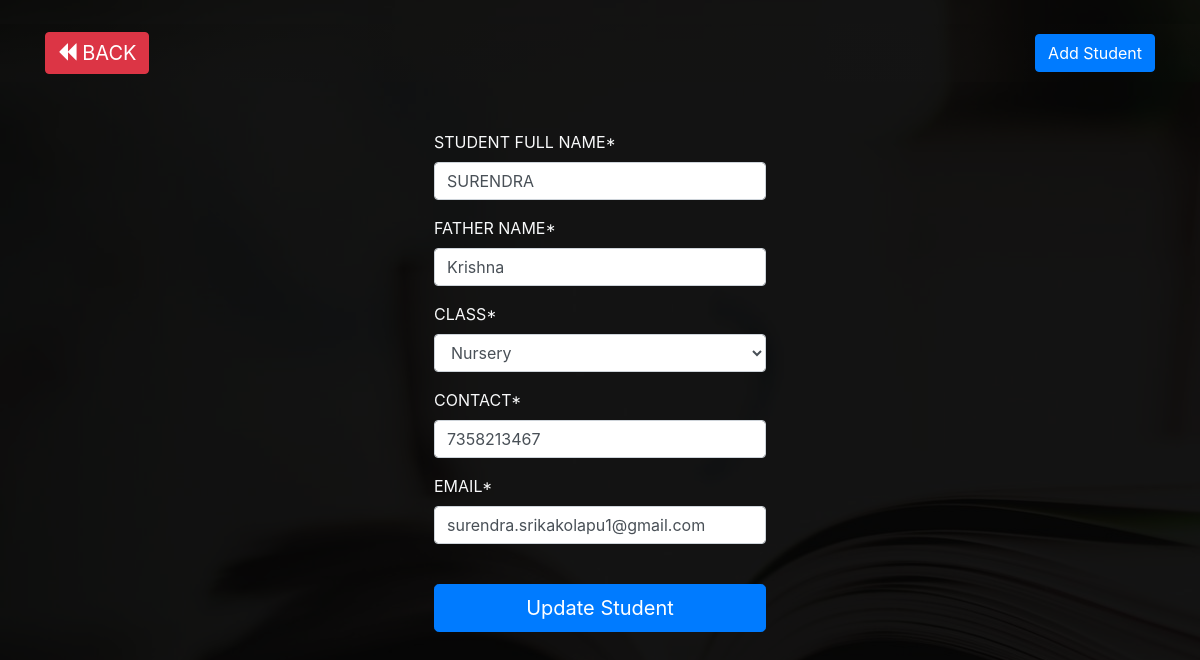
Screenshot of /ad/update/45 (signed in) with the database file from the repository.
### admissions/models.py (models this page shows, shortened)
class Student(models.Model):
    name = models.CharField(max_length=1000 , verbose_name = "STUDENT FULL NAME" )
    fathername = models.CharField(max_length=1000 , verbose_name = "FATHER NAME")
    CLASSNAME_CHOICES =(
         ('Nursery' , 'Nursery'),
         ('L.K.G' , 'L.K.G'),
         ('U.K.G' , 'U.K.G'),
         ('1ˢᵗ' , '1ˢᵗ'),
         ('2ⁿᵈ' , '2ⁿᵈ'),
         ('3ʳᵈ' , '3ʳᵈ'),
         ('4ᵗʰ' , '4ᵗʰ'),
         ('5ᵗʰ' , '5ᵗʰ'),
         ('6ᵗʰ' , '6ᵗʰ'),
         ('7ᵗʰ' , '7ᵗʰ'),
         ('8ᵗʰ' , '8ᵗʰ'),
         ('9ᵗʰ' , '9ᵗʰ'),
         ('10ᵗʰ' , '10ᵗʰ'),
    )
    classname = models.CharField(max_length=30 , choices=CLASSNAME_CHOICES , verbose_name = "CLASS")
    contact = models.CharField(max_length=30 , verbose_name = "CONTACT")
    email = models.EmailField(null = True , verbose_name = "EMAIL")

### admissions/views.py (the view)
# urls.py: path('update/<int:id>', updatestudent),
@login_required
def updatestudent(request,id):
    s = Student.objects.get(id=id)
    form = StudentModelForm(instance=s)
    dict = {'form':form}
    if request.method == 'POST':
        form = StudentModelForm(request.POST,instance=s)
        if form.is_valid():
            form.save()
        return redirect("/ad/newadm/")
    return render(request,'admissions/update-student.html', dict);

### admissions/forms.py
class StudentModelForm(forms.ModelForm):
    class Meta:
        model = Student
        fields = ['name' , 'fathername' , 'classname' , 'contact' , 'email']

### templates/admissions/update-student.html (shortened to what this page needs)
{% load static %}
<html>
<head>
    <link rel="stylesheet" href="https://stackpath.bootstrapcdn.com/bootstrap/4.4.1/css/bootstrap.min.css">
    <link rel="stylesheet" href="path/to/font-awesome/css/font-awesome.min.css">
    <link rel="stylesheet" href="https://cdnjs.cloudflare.com/ajax/libs/font-awesome/4.7.0/css/font-awesome.min.css">
    <link rel="stylesheet" href="https://cdnjs.cloudflare.com/ajax/libs/twitter-bootstrap/4.5.2/css/bootstrap.css">
    <link rel="stylesheet" href="https://cdn.datatables.net/1.10.25/css/dataTables.bootstrap4.min.css">
</head>
<body class="img-fluid base-image" style="background-image:linear-gradient(rgba(0, 0, 0, 0.9),rgba(0, 0, 0, 0.9)),url('{% static "images/index7.jpg" %}')">
    {% load crispy_forms_tags %}
    <br>
    <nav style="background-image:linear-gradient(rgba(0, 0, 0, 0.9),rgba(0, 0, 0, 0.9)),url('{% static "images/index7.jpg" %}')" class="navbar navbar-expand-sm sticky-top navbar-dark">
        <div class="container">
            <a class="navbar-brand btn btn-danger" href="/ad/newadm/"><i style="color:white;" class="fa fa-backward fa-sm" aria-hidden="true"></i> BACK</a>
            <div class="" id="navbar1">
                <ul class="navbar-nav ml-auto">
                    <li class="nav-item active">
                        <button type="button" class="btn btn-primary" data-toggle="modal" data-target="#exampleModalCenter">
                            Add Student
                        </button>
                    </li>
                </ul>
            </div>
        </div>
    </nav>
    <div class="row update-form">
        <div class="col-4">
        </div>
        <div class="col-lg-4">
            <div class="admission-form"><br>
                <form class="text-light m-4" method="POST">
                    {{form|crispy}}
                    <br>
                    <input class="btn btn-block btn-primary btn-lg" type="submit" name="" value="Update Student">
                </form>
            </div>
        </div>
    </div>
</body>
</html>

### rows the page displays
Student: name "SURENDRA", fathername "Krishna", classname "Nursery", contact "7358213467", email "surendra.srikakolapu1@gmail.com"
